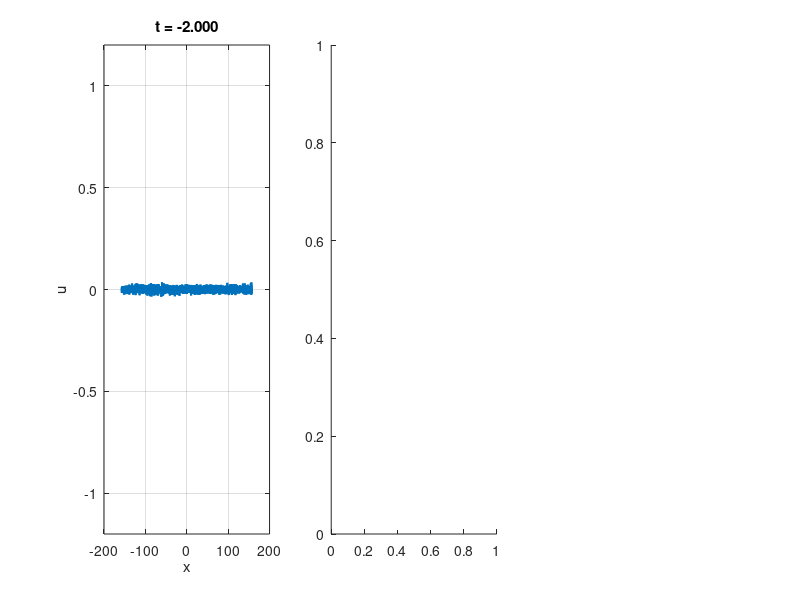

The MATLAB script that drew this image: (Note: this script raises an error after producing the figure.)
clc; clear; close all;

%% Parameters

epsilon = 0.05; % used for scaling mu
blowup_time = epsilon^(-2/3);

t0 = -2.0;
T  = blowup_time + 20.0;

scale = 100;
Lx = scale*pi;

Nx = 2^12;

dx = Lx/Nx;

movie_dt = 0.05;

%% functions
function mu_val = mu(t)
    mu_val = t*epsilon;
end

function P = power_spec(t, Laplacian_k, u_hat)
    ksq = -Laplacian_k;
    P = abs(u_hat).^2 .* exp(t^2*ksq*epsilon - 2*t*ksq.^2);
end

function n = domainwall_density_theory(t, Laplacian_k, u_hat)
    P = power_spec(t, Laplacian_k, u_hat);
    ksq = -Laplacian_k;
    num = sum(ksq.*P,'all');
    den = sum(P,'all');

    n = (1/pi)*sqrt(num/den);
end

function density = domainwall_density_computed(u,Lx)
    walls = sum(u .* circshift(u,-1) < 0);
    density = walls / Lx;
end

%% Initial condition

% random
sigma = 0.01;
u0 = sigma*randn(1,Nx);
u_hat = fft(u0);

% gaussian
% u0 = exp(-(X.^2)/sigma);
% u_hat = fft(u0);

%% discretization
% spatial discretization
x = (-Nx/2:Nx/2-1)*dx;

% time discretization
dt = 0.1 * (dx)^2;
t = t0:dt:T;

%% Fourier wavenumbers
kx = 2*pi*[0:Nx/2-1 -Nx/2:-1]/Lx;
Laplacian_k = -(kx.^2);

%% 2/3 dealiasing mask
kx_max = max(abs(kx));
dealias_mask = abs(kx) <= (2/3)*kx_max;

%% Plot setup
figure('Position',[100 100 1600 500])
%% first plot: solution
subplot(1,3,1)

u_phys = real(ifft(u_hat));

hsol = plot(x,u_phys,'LineWidth',1.5);

ylim([-1.2 1.2])

xlabel('x')
ylabel('u')

title(sprintf('t = %.3f',t0))

grid on

%% second plot: L2 norm
subplot(1,3,2)

t_hist = t0;
l2_hist = l2_norm_periodic_1D(u_hat,Lx);

hline = plot(t_hist,l2_hist,'LineWidth',2);

xlabel('t')
ylabel('||u||_{L^2}')

grid on

%% third plot: domain wall density
subplot(1,3,3)

comput_density = domainwall_density_computed(u_phys,Lx);
theory_density = domainwall_density_theory(t0,Laplacian_k,u_hat);

theory_density_line = plot(t_hist,theory_density,'LineWidth',2,'DisplayName','theoretical');
hold on
comput_density_line = plot(t_hist,comput_density,'LineWidth',2,'DisplayName','computed');

xlabel('t')
ylabel('density')

legend show
grid on

drawnow

%% GIF setup
save_gif = true;
gif_filename = ['cahn_hilliard_1D_mu(1)=' num2str(mu(1),'%.2f') '.gif'];
frame_count = 1;
next_movie_time = t0;

%% Time loop

for n = 1:length(t)-1
    L_operator = -Laplacian_k.^2 - mu(t(n))*Laplacian_k;
    u_phys = real(ifft(u_hat));
    u3_hat = fft(u_phys.^3);

    N_hat = Laplacian_k .* dealias_mask .* u3_hat;

    % explicit nonlinear, semi-implicit linear
    u_hat = ((1 + 0.5*dt*L_operator).*u_hat + dt*N_hat) ...
            ./ (1 - 0.5*dt*L_operator);

    u_hat = dealias_mask .* u_hat;
    u_phys = real(ifft(u_hat));

    t_hist(end+1) = t(n+1);
    l2_hist(end+1) = l2_norm_periodic_1D(u_hat,Lx);

    comput_density(end+1) = domainwall_density_computed(u_phys,Lx);
    theory_density(end+1) = domainwall_density_theory(t(n+1),Laplacian_k,u_hat);

    if (t(n+1) >= next_movie_time) || ...
       (n+1 == length(t))

        next_movie_time = next_movie_time + movie_dt;

        u_phys = real(ifft(u_hat));

        subplot(1,3,1)
        set(hsol,'YData',u_phys)
        title(sprintf('t = %.3f',t(n+1)))

        subplot(1,3,2)
        set(hline,'XData',t_hist,'YData',l2_hist)
        axis tight

        subplot(1,3,3)
        blowup_mask = t_hist >= blowup_time;
        
        set(theory_density_line,'XData',t_hist(blowup_mask),'YData',theory_density(blowup_mask))
        set(comput_density_line,'XData',t_hist(blowup_mask),'YData',comput_density(blowup_mask))

        axis tight

        drawnow

        if save_gif

            frame = getframe(gcf);
            img = frame2im(frame);

            [A,map] = rgb2ind(img,256);

            if frame_count == 1
                imwrite(A,map,gif_filename,'gif','LoopCount',Inf,'DelayTime',0.05);
            else
                imwrite(A,map,gif_filename,'gif','WriteMode','append','DelayTime',0.05);
            end

            frame_count = frame_count + 1;

        end
    end
end

disp(['GIF saved to: ', gif_filename])


%% L2 norm
function val = l2_norm_periodic_1D(u_hat,Lx)
    Nx = length(u_hat);
    val = sqrt(Lx)* sqrt(sum(abs(u_hat).^2))/Nx;
end
